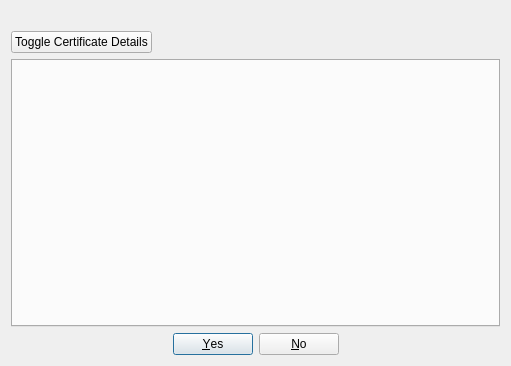
<?xml version="1.0" encoding="UTF-8"?>
<ui version="4.0">
 <class>SslErrorDialog</class>
 <widget class="QDialog" name="SslErrorDialog">
  <property name="geometry">
   <rect>
    <x>0</x>
    <y>0</y>
    <width>511</width>
    <height>366</height>
   </rect>
  </property>
  <property name="windowTitle">
   <string>SSL Certificate Error!</string>
  </property>
  <layout class="QGridLayout" name="gridLayout" rowstretch="0,1,0">
   <item row="0" column="0">
    <widget class="QLabel" name="icon">
     <property name="alignment">
      <set>Qt::AlignmentFlag::AlignLeading|Qt::AlignmentFlag::AlignLeft|Qt::AlignmentFlag::AlignTop</set>
     </property>
    </widget>
   </item>
   <item row="2" column="0" colspan="3">
    <layout class="QHBoxLayout" name="horizontalLayout_2">
     <item>
      <spacer name="horizontalSpacer_3">
       <property name="orientation">
        <enum>Qt::Orientation::Horizontal</enum>
       </property>
       <property name="sizeHint" stdset="0">
        <size>
         <width>40</width>
         <height>20</height>
        </size>
       </property>
      </spacer>
     </item>
     <item>
      <widget class="QDialogButtonBox" name="buttonBox">
       <property name="sizePolicy">
        <sizepolicy hsizetype="Fixed" vsizetype="Fixed">
         <horstretch>0</horstretch>
         <verstretch>0</verstretch>
        </sizepolicy>
       </property>
       <property name="orientation">
        <enum>Qt::Orientation::Horizontal</enum>
       </property>
       <property name="standardButtons">
        <set>QDialogButtonBox::StandardButton::No|QDialogButtonBox::StandardButton::Yes</set>
       </property>
      </widget>
     </item>
     <item>
      <spacer name="horizontalSpacer_4">
       <property name="orientation">
        <enum>Qt::Orientation::Horizontal</enum>
       </property>
       <property name="sizeHint" stdset="0">
        <size>
         <width>40</width>
         <height>20</height>
        </size>
       </property>
      </spacer>
     </item>
    </layout>
   </item>
   <item row="0" column="2">
    <widget class="QLabel" name="text">
     <property name="sizePolicy">
      <sizepolicy hsizetype="MinimumExpanding" vsizetype="MinimumExpanding">
       <horstretch>0</horstretch>
       <verstretch>0</verstretch>
      </sizepolicy>
     </property>
     <property name="alignment">
      <set>Qt::AlignmentFlag::AlignLeading|Qt::AlignmentFlag::AlignLeft|Qt::AlignmentFlag::AlignTop</set>
     </property>
    </widget>
   </item>
   <item row="1" column="0" colspan="3">
    <layout class="QVBoxLayout" name="verticalLayout" stretch="0,1,0">
     <item>
      <layout class="QHBoxLayout" name="certificateLayout">
       <item>
        <widget class="QPushButton" name="certDetailsButton">
         <property name="text">
          <string>Toggle Certificate Details</string>
         </property>
        </widget>
       </item>
       <item>
        <spacer name="horizontalSpacer">
         <property name="orientation">
          <enum>Qt::Orientation::Horizontal</enum>
         </property>
         <property name="sizeHint" stdset="0">
          <size>
           <width>40</width>
           <height>20</height>
          </size>
         </property>
        </spacer>
       </item>
      </layout>
     </item>
     <item>
      <widget class="QTabWidget" name="certTabWidget">
       <property name="currentIndex">
        <number>-1</number>
       </property>
       <property name="tabBarAutoHide">
        <bool>false</bool>
       </property>
      </widget>
     </item>
     <item>
      <spacer name="verticalSpacer">
       <property name="orientation">
        <enum>Qt::Orientation::Vertical</enum>
       </property>
       <property name="sizeType">
        <enum>QSizePolicy::Policy::MinimumExpanding</enum>
       </property>
       <property name="sizeHint" stdset="0">
        <size>
         <width>20</width>
         <height>0</height>
        </size>
       </property>
      </spacer>
     </item>
    </layout>
   </item>
  </layout>
 </widget>
 <resources/>
 <connections/>
</ui>
